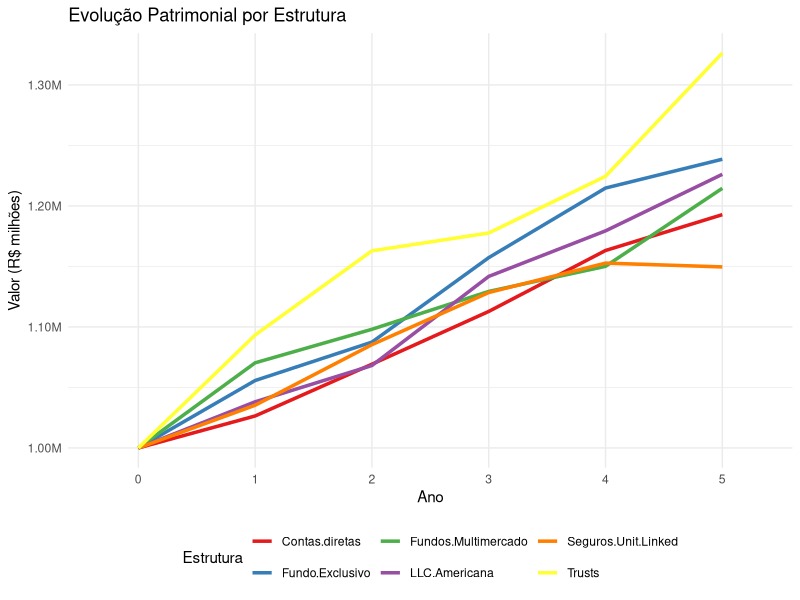

Generate this figure with R:
set.seed(123)

# Capital inicial
capital_inicial <- 10e6

# Estruturas e parâmetros de retorno (média e desvio padrão)
estruturas <- data.frame(
  nome = c("Contas diretas", "Fundo Exclusivo", "Fundos Multimercado",
           "LLC Americana", "Seguros Unit-Linked", "Trusts"),
  media = c(0.04, 0.07, 0.05, 0.04, 0.04, 0.06),
  sd = c(0.015, 0.025, 0.020, 0.018, 0.012, 0.022),
  stringsAsFactors = FALSE
)

# Custos operacionais anuais (percentual sobre o valor aplicado)
custos <- c(0.005, 0.008, 0.010, 0.003, 0.006, 0.004)
names(custos) <- estruturas$nome

# Alocação inicial (proporções)
alocacao <- c(0.10, 0.10, 0.10, 0.10, 0.10, 0.10)
names(alocacao) <- estruturas$nome

# Número de anos
anos <- 5

# Matriz para armazenar valores
valores <- matrix(NA, nrow = anos + 1, ncol = length(estruturas$nome))
colnames(valores) <- estruturas$nome
rownames(valores) <- 0:anos

# Ano 0: capital inicial sem rendimento
valores[1, ] <- capital_inicial * alocacao

# Simulação para anos 1 a 5
for (ano in 1:anos) {
  for (i in seq_along(estruturas$nome)) {
    nome_estr <- estruturas$nome[i]
    # Retorno aleatório com distribuição normal
    retorno <- rnorm(1, mean = estruturas$media[i], sd = estruturas$sd[i])
    # Valor anterior
    v_anterior <- valores[ano, i]
    # Novo valor com retorno e custo
    v_novo <- v_anterior * (1 + retorno) * (1 - custos[i])
    # Tratamento especial para Unit-Linked: IR somente no ano 5
    if (ano == 5 && nome_estr == "Seguros Unit-Linked") {
      ganho_acum <- v_novo - (capital_inicial * alocacao["Seguros Unit-Linked"])
      ir <- ifelse(ganho_acum > 0, ganho_acum * 0.15, 0)
      v_novo <- v_novo - ir
    }
    valores[ano + 1, i] <- v_novo
  }
}

# Tabela com total por ano
tabela <- data.frame(
  Ano = 0:anos,
  valores,
  Total = rowSums(valores)
)

print(tabela)

# Preparar dados para ggplot2
library(tidyr)
library(dplyr)
library(ggplot2)

df_long <- tabela %>%
  select(-Total) %>%
  pivot_longer(-Ano, names_to = "Estrutura", values_to = "Valor") %>%
  mutate(Ano = as.factor(Ano))

ggplot(df_long, aes(x = Ano, y = Valor / 1e6, color = Estrutura, group = Estrutura)) +
  geom_line(size = 1.2) +
  scale_color_brewer(palette = "Set1") +
  scale_y_continuous(labels = scales::comma_format(suffix = "M")) +
  labs(
    title = "Evolução Patrimonial por Estrutura",
    x = "Ano",
    y = "Valor (R$ milhões)",
    color = "Estrutura"
  ) +
  theme_minimal() +
  theme(legend.position = "bottom")
